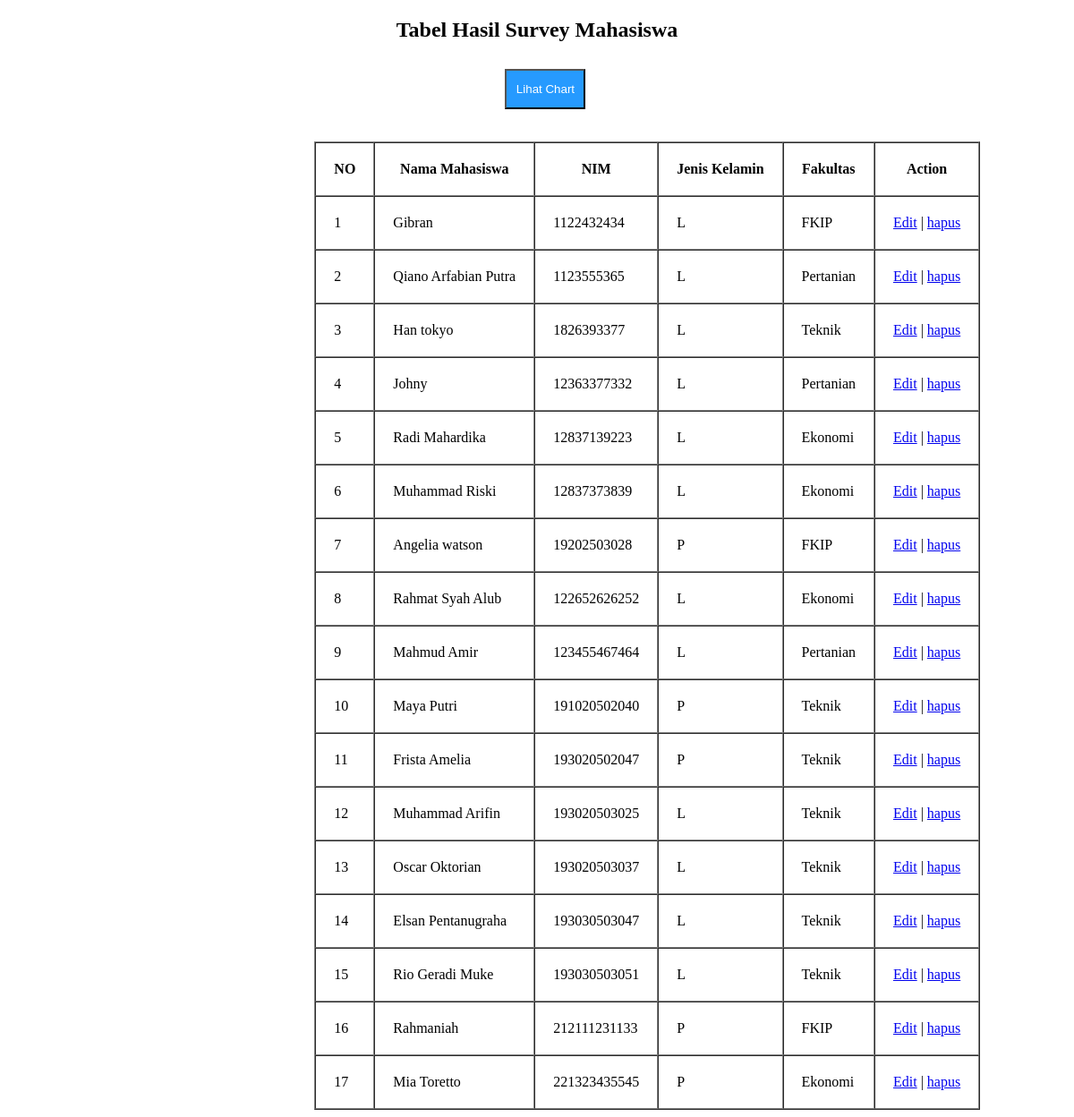
The page / on the database its author committed.
### tables this page shows
CREATE TABLE `mahasiswa` (
  `nomor` int(5) NOT NULL,
  `nama_mhs` varchar(100) NOT NULL,
  `nim` bigint(12) NOT NULL,
  `jenis_kelamin` char(1) NOT NULL,
  `fakultas` varchar(50) NOT NULL
);

### index.php (the view, shortened to what this page needs)
<?php
    require 'koneksi.php';
?>
<!DOCTYPE html>
<html lang="en">
<head>
    <link rel="stylesheet" type="text/css" href="style.css">
</head>
<body>
    <div class="tabel-name">
        <h2>Tabel Hasil Survey Mahasiswa</h2>
    </div>
    <a href="grafik_mhs.php">
        <button class="btn-grafik">
            Lihat Chart
        </button>
    </a>
    <div class="tabel">
        <table border="1" class="table" cellpadding="20" cellspacing="0">
            <tr>
                <th>NO</th>
                <th>Nama Mahasiswa</th>
                <th>NIM</th>
                <th>Jenis Kelamin</th>
                <th>Fakultas </th>
                <th>Action</th>
            </tr>
            <?php
                $queryssepatu = mysqli_query($koneksi, "SELECT * FROM mahasiswa");
                $i = 1;
                while($datasepatu = mysqli_fetch_array($queryssepatu)){
            ?>
            <tr>
                <td><?php echo $i++; ?></td>
                <td><?php echo $datasepatu['nama_mhs' ] ; ?></td>
                <td><?php echo $datasepatu['nim' ] ; ?></td>
                <td><?php echo $datasepatu['jenis_kelamin' ] ; ?></td>
                <td><?php echo $datasepatu['fakultas' ] ; ?></td>
                <td>
                    <a class="edit" href="koneksi.php?id=<?php echo $datasepatu['id_merk' ] ; ?>">Edit</a> |
                    <a class="hapus" href="koneksi.php?id=<?php echo $datasepatu['id_merk' ] ; ?>"
                    onclick="return confirm('yakin?');">hapus</a>
                </td>
            </tr>
            <?php } ?>
        </table>
    </div>
</body>
</html>

### style.css (style rules this page uses)
.tabel-name { text-align: center; }
.tabel { margin-left: 29%; }
.btn-grafik { margin-top: 10px; margin-left: 47%; background-color: #269aff; color: white; height: 45px; width: 90px; }

### rows shown on the page
mahasiswa: nama_mhs "Gibran", nim "1122432434", jenis_kelamin "L", fakultas "FKIP"
mahasiswa: nama_mhs "Qiano Arfabian Putra", nim "1123555365", jenis_kelamin "L", fakultas "Pertanian"
mahasiswa: nama_mhs "Han tokyo", nim "1826393377", jenis_kelamin "L", fakultas "Teknik"
mahasiswa: nama_mhs "Johny", nim "12363377332", jenis_kelamin "L", fakultas "Pertanian"
mahasiswa: nama_mhs "Radi Mahardika", nim "12837139223", jenis_kelamin "L", fakultas "Ekonomi"
mahasiswa: nama_mhs "Muhammad Riski", nim "12837373839", jenis_kelamin "L", fakultas "Ekonomi"
mahasiswa: nama_mhs "Angelia watson", nim "19202503028", jenis_kelamin "P", fakultas "FKIP"
mahasiswa: nama_mhs "Rahmat Syah Alub", nim "122652626252", jenis_kelamin "L", fakultas "Ekonomi"
mahasiswa: nama_mhs "Mahmud Amir", nim "123455467464", jenis_kelamin "L", fakultas "Pertanian"
mahasiswa: nama_mhs "Maya Putri", nim "191020502040", jenis_kelamin "P", fakultas "Teknik"
mahasiswa: nama_mhs "Frista Amelia", nim "193020502047", jenis_kelamin "P", fakultas "Teknik"
mahasiswa: nama_mhs "Muhammad Arifin", nim "193020503025", jenis_kelamin "L", fakultas "Teknik"
mahasiswa: nama_mhs "Oscar Oktorian", nim "193020503037", jenis_kelamin "L", fakultas "Teknik"
mahasiswa: nama_mhs "Elsan Pentanugraha", nim "193030503047", jenis_kelamin "L", fakultas "Teknik"
mahasiswa: nama_mhs "Rio Geradi Muke", nim "193030503051", jenis_kelamin "L", fakultas "Teknik"
mahasiswa: nama_mhs "Rahmaniah", nim "212111231133", jenis_kelamin "P", fakultas "FKIP"
mahasiswa: nama_mhs "Mia Toretto", nim "221323435545", jenis_kelamin "P", fakultas "Ekonomi"
